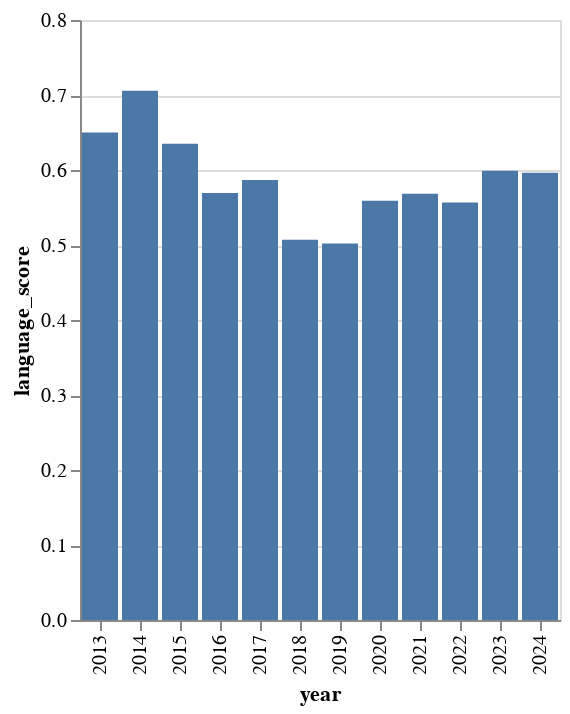

Notebook code cell kept with this figure:
### Markdown cell above
Do a groupby year of dump and language score and plot a bar chart to see if there is a trend.

### Code cell
df.with_columns(
    pl.col("dump").str.extract(r"(\d{4})").cast(pl.Utf8).alias("year")
).group_by("year").agg(pl.col("language_score").mean()).sort(
    "year", descending=True
).plot.bar(x="year", y="language_score")

### Figure 1 — Vega-Lite specification as saved in the notebook (floating-point values rounded to 4 significant figures)
{"config": {"view": {"continuousWidth": 300, "continuousHeight": 300}}, "data": {"name": "data-a2dac3cae28f3776a0afe23aa10e9d95"}, "mark": {"type": "bar", "tooltip": true}, "encoding": {"x": {"field": "year", "type": "nominal"}, "y": {"field": "language_score", "type": "quantitative"}}, "params": [{"name": "param_3", "select": {"type": "interval", "encodings": ["x", "y"]}, "bind": "scales"}], "$schema": "https://vega.github.io/schema/vega-lite/v5.20.1.json", "datasets": {"data-a2dac3cae28f3776a0afe23aa10e9d95": [{"year": "2024", "language_score": 0.5963}, {"year": "2023", "language_score": 0.599}, {"year": "2022", "language_score": 0.5568}, {"year": "2021", "language_score": 0.5685}, {"year": "2020", "language_score": 0.5589}, {"year": "2019", "language_score": 0.5021}, {"year": "2018", "language_score": 0.5071}, {"year": "2017", "language_score": 0.5866}, {"year": "2016", "language_score": 0.5693}, {"year": "2015", "language_score": 0.6349}, {"year": "2014", "language_score": 0.7057}, {"year": "2013", "language_score": 0.6501}]}}
